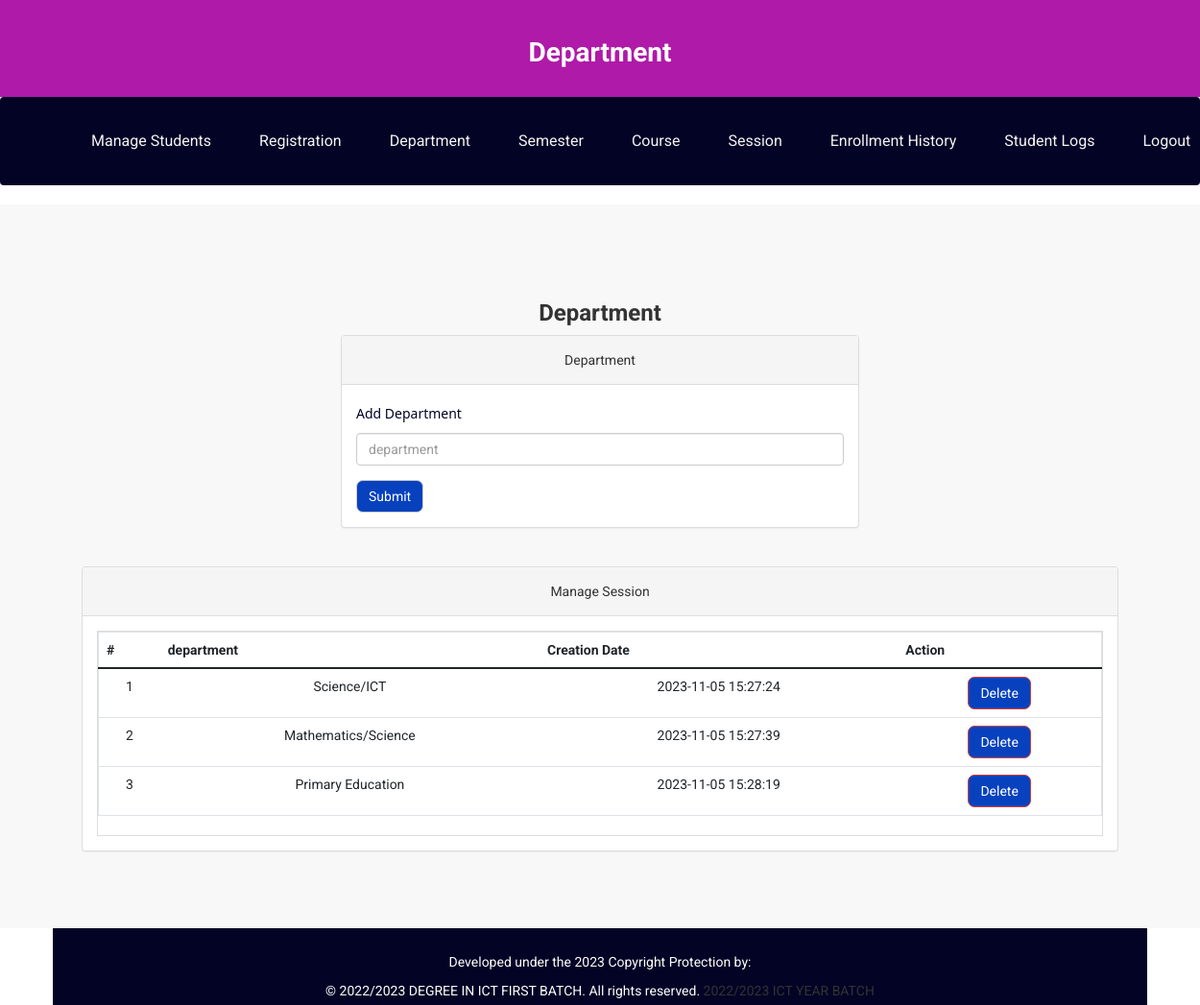
/onlinecourse/admin/department.php (signed in), run on the app's committed database.
### tables this page shows
CREATE TABLE `department` (
  `id` int(11) NOT NULL,
  `department` varchar(255) DEFAULT NULL,
  `creationDate` timestamp NULL DEFAULT current_timestamp()
);

### onlinecourse/admin/department.php (the view, shortened to what this page needs)
  <?php
  include('includes/config.php');
  if(strlen($_SESSION['alogin'])==0)
      {
  header('location:index.php');
  }
  else{
  ?>
  <!DOCTYPE html>
  <html xmlns="http://www.w3.org/1999/xhtml">
  <head>
        <link href="https://cdn.jsdelivr.net/npm/bootstrap@5.0.2/dist/css/bootstrap.min.css" rel="stylesheet"
>
    <link href="../assets/css/bootstrap.css" rel="stylesheet" />
    <link href="../assets/css/font-awesome.css" rel="stylesheet" />
      <link href="../assets/css/style.css" rel="stylesheet" />
  </head>
  <body>
    <div class="studensPortalHeader">
      <h1 class="studentPortal">Department</h1>
    </div>
  <?php if($_SESSION['alogin']!="")
  {
  include('includes/menubar.php');
  }
  ?>
      <div class="content-wrapper">
          <div class="container">
                <div class="row">
                      <div class="col-md-12">
                          <h1 class="page-head-line">Department  </h1>
                      </div>
                  </div>
                  <div class="row" >
                    <div class="col-md-3"></div>
                      <div class="col-md-6">
                          <div class="panel panel-default">
                          <div class="panel-heading">
                            Department
                          </div>
                          <div class="panel-body">
                        <form name="dept" method="post">
                          <div class="form-group">
                            <label for="department">Add Department  </label>
                            <input type="text" class="form-control" id="department" name="department" placeholder="department" required />
                          </div>
                        <button type="submit" name="submit" class="btn btn-default">Submit</button>
                        </form>
                              </div>
                              </div>
                      </div>
                  </div>
                  <div class="col-md-12">
                      <div class="panel panel-default">
                          <div class="panel-heading">
                              Manage Session
                          </div>
                          <div class="panel-body">
                              <div class="table-responsive table-bordered">
                                  <table class="table">
                                      <thead>
                                          <tr>
                                              <th>#</th>
                                              <th>department</th>
                                              <th>Creation Date</th>
                                              <th>Action</th>
                                          </tr>
                                      </thead>
                                      <tbody>
                                      <?php
                                      $sql=mysqli_query($con,"select * from department");
                                      $cnt=1;
                                      while($row=mysqli_fetch_array($sql))
                                      {
                                      ?>
                                          <tr>
                                              <td><?php echo $cnt;?></td>
                                              <td><?php echo htmlentities($row['department']);?></td>
                                              <td><?php echo htmlentities($row['creationDate']);?></td>
                                                                                          <td>
                                                <a href="department.php?id=<?php echo $row['id']?>&del=delete" onClick="return confirm('Are you sure you want to delete?')">
                                                                                          <button class="btn btn-danger">Delete</button>
                                              </a>
                                              </td>
                                          </tr>
  <?php
  $cnt++;
  } ?>
                                      </tbody>
                                  </table>
                              </div>
                          </div>
                      </div>
                  </div>
              </div>
          </div>
    <?php include('includes/footer.php');?>
  </body>
  </html>
  <?php } ?>

### onlinecourse/assets/css/style.css (style rules this page uses)
* { padding: 0; box-sizing: border-box; background-color: transparent; }
:root { --primaryColor: #af1aa8; --smoothWhite: rgb(247, 237, 246); --seconddary:#020325; }
body { font-family: 'Roboto', sans-serif; line-height: 30px; }
.btn { border-radius: 7px; background-color: rgb(7, 65, 190) !important; color: white; font-weight: 400; }
.studensPortalHeader { background-color: var(--primaryColor); color: #fff; padding: 20px; text-align: center; }
.studentPortal { font-size: 28px; font-weight: bold; }
.content-wrapper { background-color: #f8f8f8; padding: 60px 0; text-align: center; }
.page-head-line { font-size: 24px; font-weight: bold; color: #333; }
form { text-align: left; }
label { font-family: 'Segoe UI', Tahoma, Geneva, Verdana, sans-serif !important; font-weight: 500 !important; color:var(--seconddary) !important; }
.col-md-12 { margin-top: 20px; text-align: center; }

### data on the page
department: department "Science/ICT", creationDate "2023-11-05 15:27:24"
department: department "Mathematics/Science", creationDate "2023-11-05 15:27:39"
department: department "Primary Education", creationDate "2023-11-05 15:28:19"
